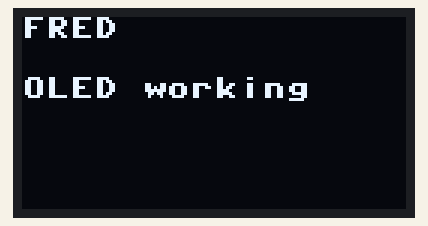
Recording of a program running on a simulated MicroPython board. Parts: 128×64 one-colour display. At 0.0 s the program stops and its outputs stay as they are.

Above: at 0.1 s.

The program:

display2.py
```python
from machine import Pin, I2C
import sh1106

i2c = I2C(
    0,
    sda=Pin(4),
    scl=Pin(5),
    freq=400000
)

oled = sh1106.SH1106_I2C(
    128,
    64,
    i2c
)

oled.fill(0)

oled.text("FRED", 0, 0)
oled.text("OLED working", 0, 20)

oled.show()
```
